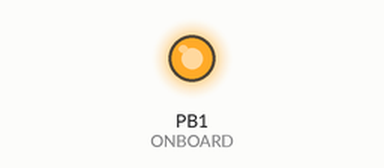
Recording of a program running on a simulated ATtiny85, built with avr-gcc and run on an emulated ATtiny85. On the bench: output pins drawn as LEDs (lit = HIGH).

Above: at 0.01 s.
At 1.0 s:
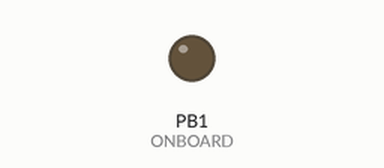
Timing chart, 0 to 2.5 s (numbered marks = the images above):
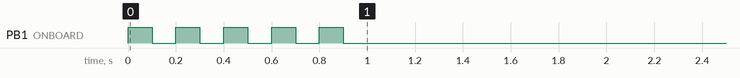

The program:

main.cpp
```cpp
#include <Arduino.h>
#include "DigiKeyboard.h"

#define ONBOARD 1

void blink(uint8_t number_of_blinks){
  for (uint8_t i=0; i < number_of_blinks; i++){
    digitalWrite(ONBOARD, HIGH);
    DigiKeyboard.delay(100);
    digitalWrite(ONBOARD, LOW);
    DigiKeyboard.delay(100);
  }
}

// ------------------

void setup() {
  pinMode(ONBOARD, OUTPUT);
  // announce user-program
  blink(5); // ~1 second
  DigiKeyboard.delay(5 * 1000);   // give developer enough time to disconnect this device
}

void loop() {
  digitalWrite(ONBOARD, HIGH);
  DigiKeyboard.sendKeyStroke(KEY_L, MOD_GUI_LEFT);
  digitalWrite(ONBOARD, LOW);
  DigiKeyboard.delay(30 * 1000);   // make sure communication is continued
}
```
